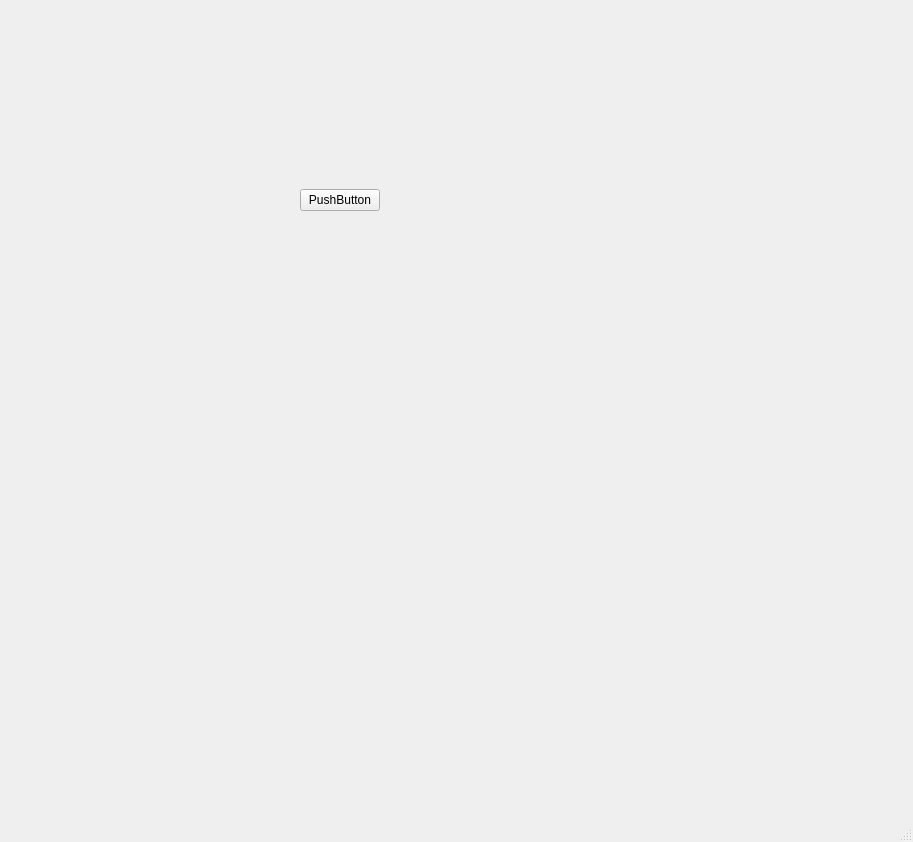
<?xml version="1.0" encoding="UTF-8"?>
<ui version="4.0">
 <class>MainWindow</class>
 <widget class="QMainWindow" name="MainWindow">
  <property name="geometry">
   <rect>
    <x>0</x>
    <y>0</y>
    <width>913</width>
    <height>842</height>
   </rect>
  </property>
  <property name="windowTitle">
   <string>MainWindow</string>
  </property>
  <property name="windowIcon">
   <iconset>
    <normaloff>t2.png</normaloff>t2.png</iconset>
  </property>
  <widget class="QWidget" name="centralwidget">
   <widget class="QWidget" name="horizontalLayoutWidget">
    <property name="geometry">
     <rect>
      <x>260</x>
      <y>160</y>
      <width>160</width>
      <height>80</height>
     </rect>
    </property>
    <layout class="QHBoxLayout" name="horizontalLayout">
     <item>
      <spacer name="horizontalSpacer_2">
       <property name="orientation">
        <enum>Qt::Horizontal</enum>
       </property>
       <property name="sizeHint" stdset="0">
        <size>
         <width>40</width>
         <height>20</height>
        </size>
       </property>
      </spacer>
     </item>
     <item>
      <widget class="QPushButton" name="pushButton">
       <property name="text">
        <string>PushButton</string>
       </property>
      </widget>
     </item>
     <item>
      <spacer name="horizontalSpacer_3">
       <property name="orientation">
        <enum>Qt::Horizontal</enum>
       </property>
       <property name="sizeHint" stdset="0">
        <size>
         <width>40</width>
         <height>20</height>
        </size>
       </property>
      </spacer>
     </item>
    </layout>
   </widget>
   <widget class="MplWidget" name="MplWidget" native="true">
    <property name="geometry">
     <rect>
      <x>50</x>
      <y>270</y>
      <width>701</width>
      <height>471</height>
     </rect>
    </property>
   </widget>
  </widget>
  <widget class="QMenuBar" name="menubar">
   <property name="geometry">
    <rect>
     <x>0</x>
     <y>0</y>
     <width>913</width>
     <height>21</height>
    </rect>
   </property>
  </widget>
  <widget class="QStatusBar" name="statusbar"/>
 </widget>
 <customwidgets>
  <customwidget>
   <class>MplWidget</class>
   <extends>QWidget</extends>
   <header>mplwidget.h</header>
   <container>1</container>
  </customwidget>
 </customwidgets>
 <resources/>
 <connections/>
</ui>
